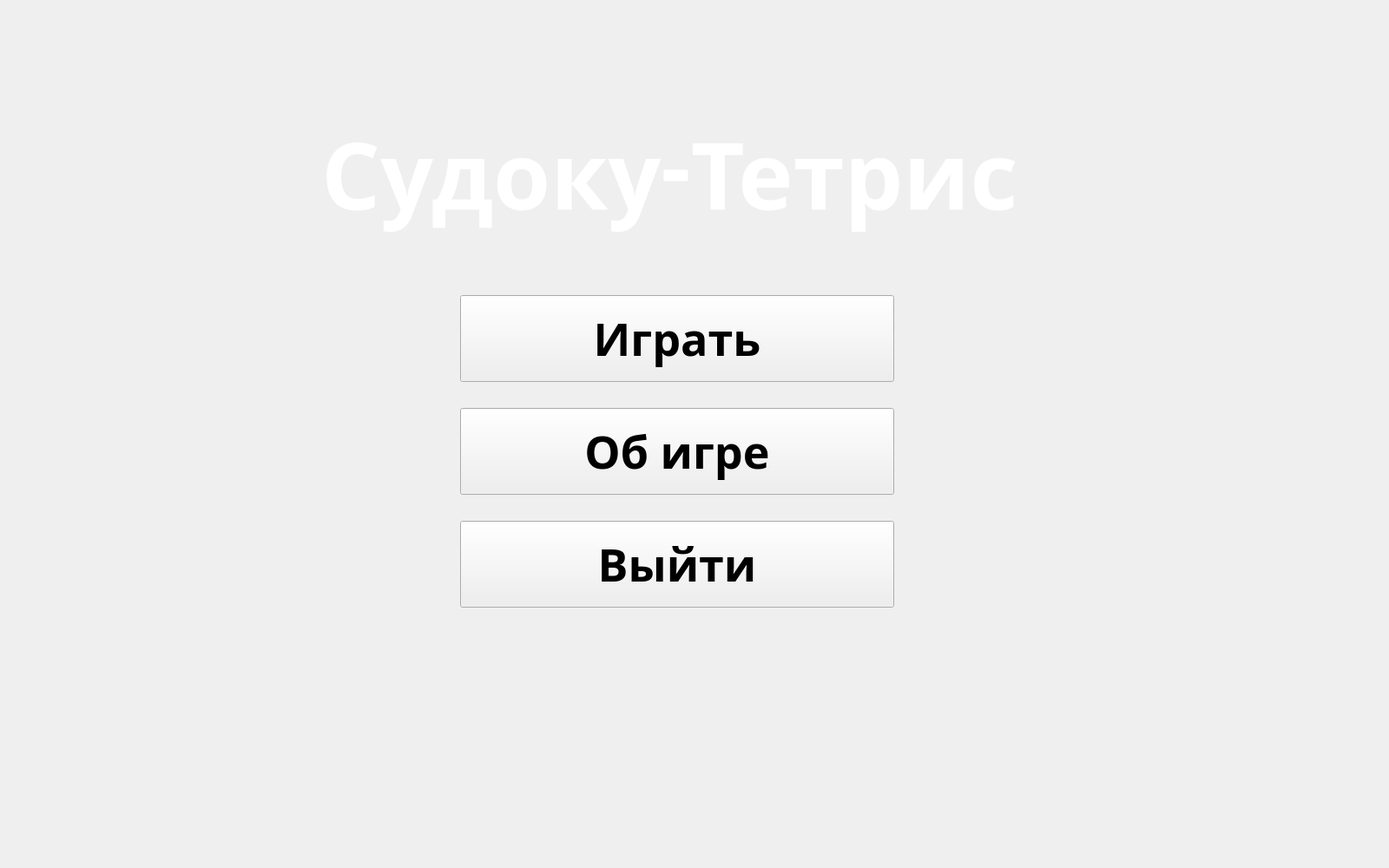
<?xml version="1.0" encoding="UTF-8"?>
<ui version="4.0">
 <class>MainMenu</class>
 <widget class="QMainWindow" name="MainMenu">
  <property name="geometry">
   <rect>
    <x>0</x>
    <y>0</y>
    <width>1600</width>
    <height>1000</height>
   </rect>
  </property>
  <property name="minimumSize">
   <size>
    <width>1600</width>
    <height>1000</height>
   </size>
  </property>
  <property name="maximumSize">
   <size>
    <width>1600</width>
    <height>1000</height>
   </size>
  </property>
  <property name="windowTitle">
   <string>Menu</string>
  </property>
  <property name="styleSheet">
   <string notr="true"/>
  </property>
  <widget class="QWidget" name="centralwidget">
   <property name="styleSheet">
    <string notr="true"/>
   </property>
   <widget class="QPushButton" name="playButton">
    <property name="geometry">
     <rect>
      <x>530</x>
      <y>340</y>
      <width>500</width>
      <height>100</height>
     </rect>
    </property>
    <property name="sizePolicy">
     <sizepolicy hsizetype="Minimum" vsizetype="Expanding">
      <horstretch>0</horstretch>
      <verstretch>0</verstretch>
     </sizepolicy>
    </property>
    <property name="font">
     <font>
      <family>Noto Serif Yezidi</family>
      <pointsize>39</pointsize>
      <italic>false</italic>
      <bold>true</bold>
     </font>
    </property>
    <property name="styleSheet">
     <string notr="true"/>
    </property>
    <property name="text">
     <string>Играть</string>
    </property>
   </widget>
   <widget class="QLabel" name="title">
    <property name="geometry">
     <rect>
      <x>370</x>
      <y>90</y>
      <width>821</width>
      <height>291</height>
     </rect>
    </property>
    <property name="font">
     <font>
      <family>Noto Serif Tibetan</family>
      <pointsize>80</pointsize>
      <bold>true</bold>
     </font>
    </property>
    <property name="styleSheet">
     <string notr="true">color: rgb(255, 255, 255);</string>
    </property>
    <property name="text">
     <string>Судоку-Тетрис</string>
    </property>
   </widget>
   <widget class="QPushButton" name="aboutButton">
    <property name="geometry">
     <rect>
      <x>530</x>
      <y>470</y>
      <width>500</width>
      <height>100</height>
     </rect>
    </property>
    <property name="sizePolicy">
     <sizepolicy hsizetype="Minimum" vsizetype="Expanding">
      <horstretch>0</horstretch>
      <verstretch>0</verstretch>
     </sizepolicy>
    </property>
    <property name="font">
     <font>
      <family>Noto Serif Yezidi</family>
      <pointsize>39</pointsize>
      <italic>false</italic>
      <bold>true</bold>
     </font>
    </property>
    <property name="styleSheet">
     <string notr="true"/>
    </property>
    <property name="text">
     <string>Об игре</string>
    </property>
   </widget>
   <widget class="QPushButton" name="exitButton">
    <property name="geometry">
     <rect>
      <x>530</x>
      <y>600</y>
      <width>500</width>
      <height>100</height>
     </rect>
    </property>
    <property name="sizePolicy">
     <sizepolicy hsizetype="Minimum" vsizetype="Expanding">
      <horstretch>0</horstretch>
      <verstretch>0</verstretch>
     </sizepolicy>
    </property>
    <property name="font">
     <font>
      <family>Noto Serif Yezidi</family>
      <pointsize>39</pointsize>
      <italic>false</italic>
      <bold>true</bold>
     </font>
    </property>
    <property name="styleSheet">
     <string notr="true"/>
    </property>
    <property name="text">
     <string>Выйти</string>
    </property>
   </widget>
  </widget>
  <widget class="QMenuBar" name="menubar">
   <property name="geometry">
    <rect>
     <x>0</x>
     <y>0</y>
     <width>1600</width>
     <height>22</height>
    </rect>
   </property>
  </widget>
 </widget>
 <resources/>
 <connections/>
</ui>
